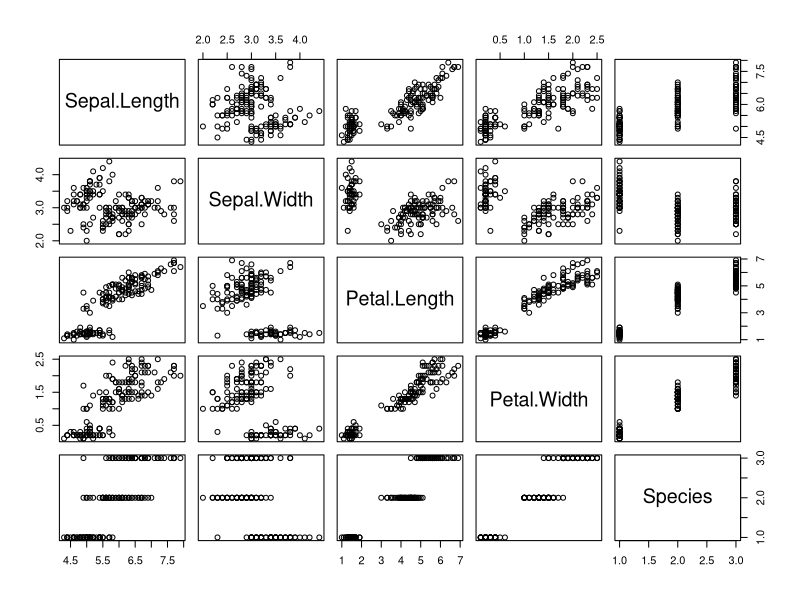
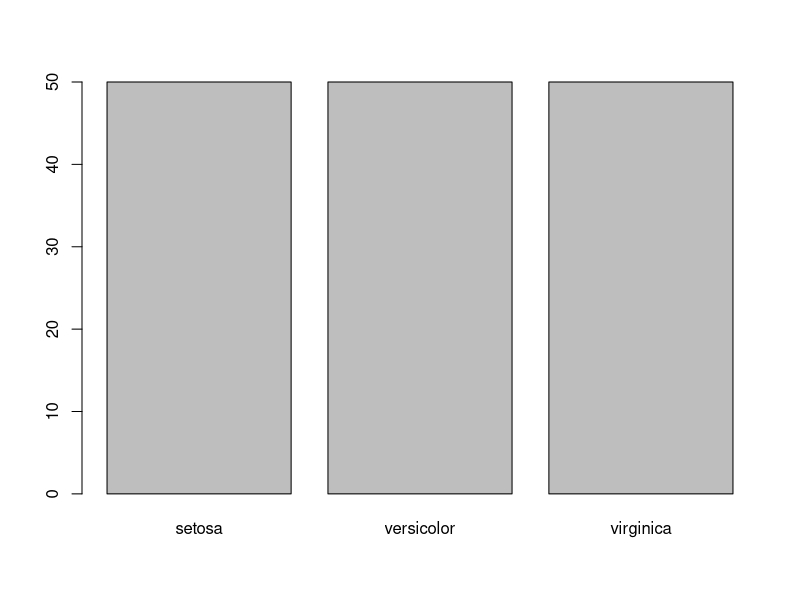
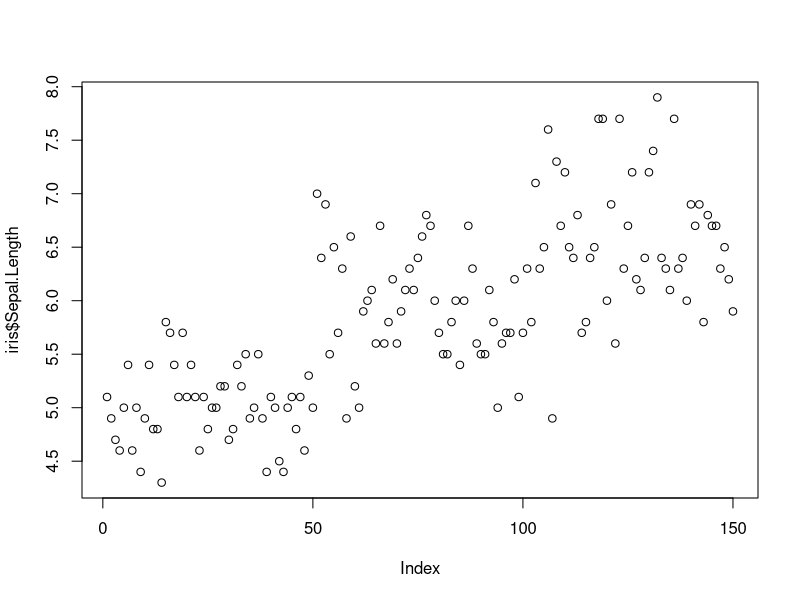
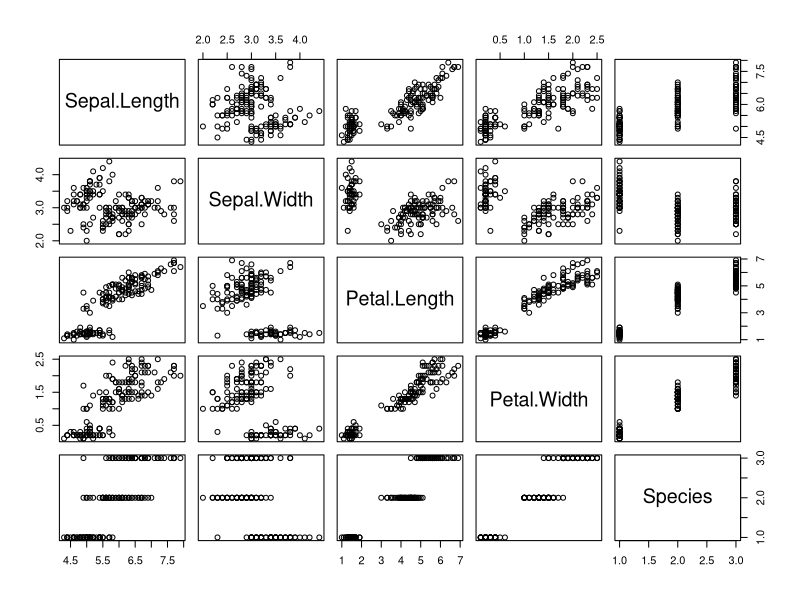
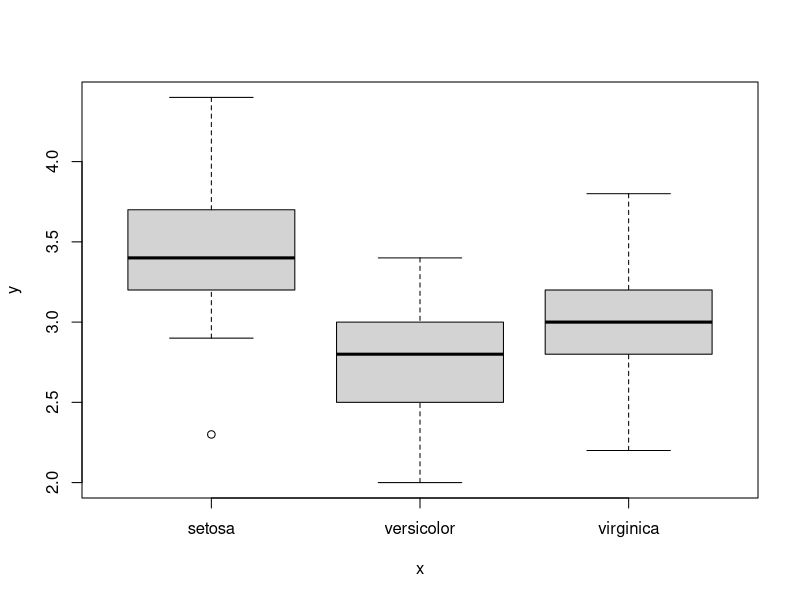
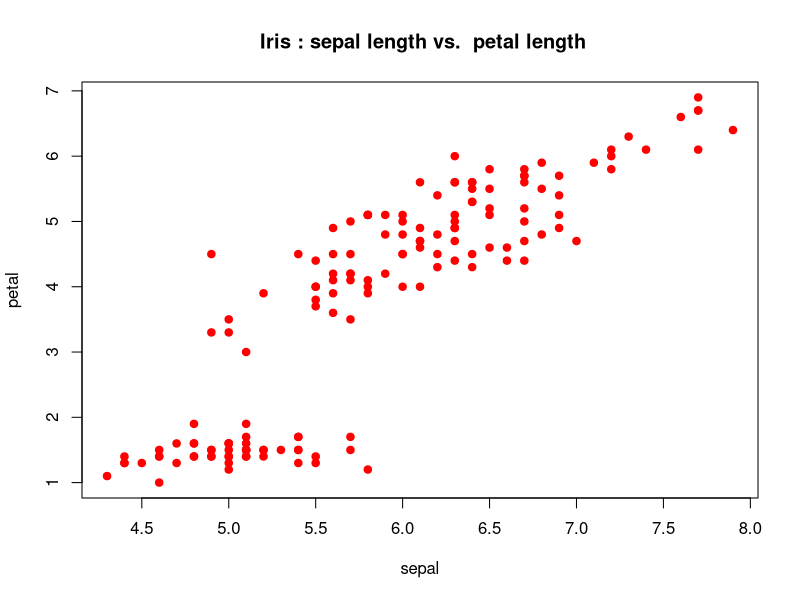
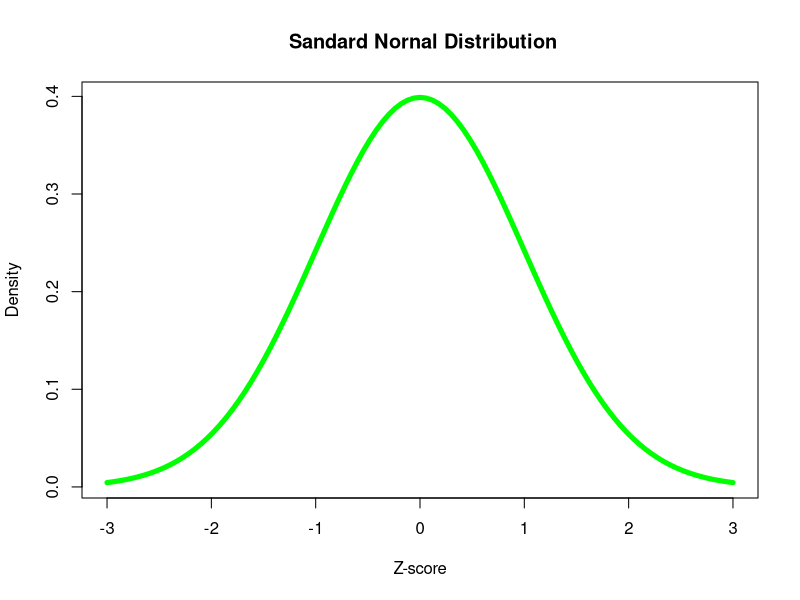

These charts were generated, in order, by the following R code:
## Practice code 1 : basics plotting in R 

##### content of the code ####
# 1. summerize Iris data
# 2. plot iris data 
# 3.  customized plot petal vs sepal
# 4. plot std normal distribution curve 


# Clear R workspace####
rm(list = ls() ) 

## load dataset prebuild data in R #### 
library(datasets)

### summarizing data #####

head(iris)
summary(iris)
plot(iris)

#### plotting data  ####
?plot #  help for plot  
#plot(dataset_name$col_name) ... type 1
plot(iris$Species) 
plot(iris$Sepal.Length)
plot(iris) 

#plot(x,y) .... type 2
plot( iris$Species, iris$Sepal.Width) 

### customized iris plot ####
plot(iris$Sepal.Length,iris$Petal.Length,
     col = "red",
     pch = 19 ,
     main= " Iris : sepal length vs.  petal length",
     xlab= "sepal",
     ylab= "petal" )
## std normal distribution curve####
plot(dnorm ,-3, +3,
     col= "green",
     lwd= 5,
     main= " Sandard Nornal Distribution",
     xlab= "Z-score",
     ylab= "Density")

# clean up #####
dev.off()  # clears plot 
cat("\014") # clear console

